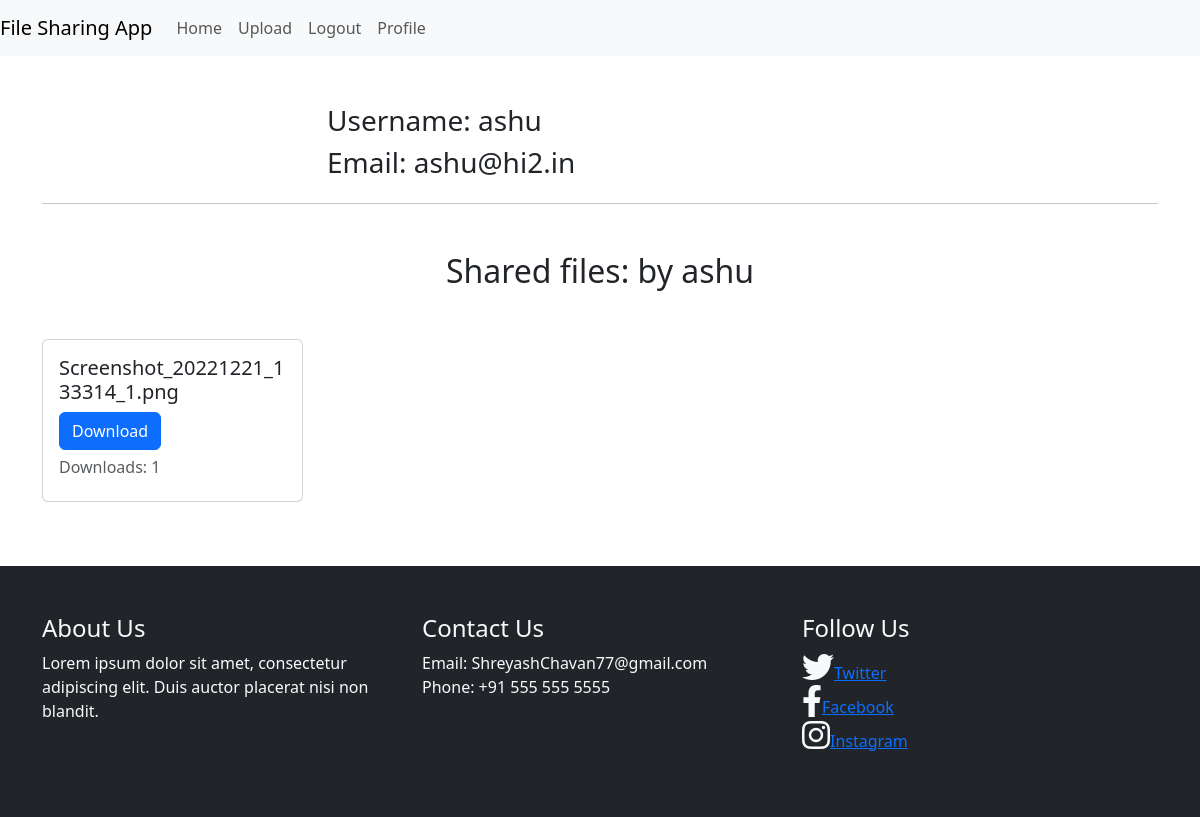
Page /profile/ashu (signed in) on the committed database.
### tables this page shows
CREATE TABLE "users" (
	"id"	INTEGER NOT NULL,
	"username"	TEXT NOT NULL,
	"email"	TEXT NOT NULL,
	"password"	TEXT NOT NULL,
	"name"	TEXT,
	PRIMARY KEY("id" AUTOINCREMENT)
);

CREATE TABLE "files" (
	"id"	INTEGER,
	"name"	TEXT,
	"description"	TEXT,
	"size"	INTEGER,
	"download_count"	INTEGER,
	"created_at"	NUMERIC,
	"type"	TEXT,
	"uploader"	TEXT,
	PRIMARY KEY("id")
);

### app.py (the view)
@app.route('/profile/<username>')
def show_profile(username):
    conn = sqlite3.connect('mydatabase.db')
    cursor = conn.cursor()
    cursor.execute('SELECT name, email FROM users WHERE username = ?', (username,))
    user = cursor.fetchone()
    cursor.execute('SELECT name, download_count FROM files WHERE uploader = ?', (username,))
    files = cursor.fetchall()
    return render_template('profile.html', user=user, files=files)

### app.py (called while the page is built)
@login_manager.user_loader
def load_user(user_id):
    conn = sqlite3.connect('mydatabase.db')
    c = conn.cursor()
    c.execute("SELECT * FROM users WHERE id=?", (user_id,))
    user = c.fetchone()
    if user:
        return User(user[0], user[1], user[2], user[3])
    return None

### templates/profile.html (shortened to what this page needs)
{% extends 'base.html' %}
{% block content %}
<div class="container mt-5">
  <div class="row">
    <div class="col-md-6 offset-md-3">
      <h3>Username: {{ user[0] }}</h3>
      <h3>Email: {{ user[1] }}</h3>
    </div>
  </div>
  <hr>
  <h2 class="text-center mt-5">Shared files: by {{user[0]}}</h2>
  <div class="row mt-5">
    {% for file in files %}
      <div class="col-sm-6 col-md-4 col-lg-3">
        <div class="card mb-3">
          <div class="card-body">
            <h5 class="card-title">{{ file[0] }}</h5>
            <a href="/files/{{file[0]}}" download="true" class="btn btn-primary">Download</a>
            <h6 class="card-subtitle mt-2 mb-2 text-muted">Downloads: {{file[1]}}</h6>
          </div>
        </div>
      </div>
    {% endfor %}
  </div>
</div>
{%endblock%}

### rows in the picture
users: name "ashu", email "ashu@hi2.in"
files: name "Screenshot_20221221_133314_1.png", download_count "1"
